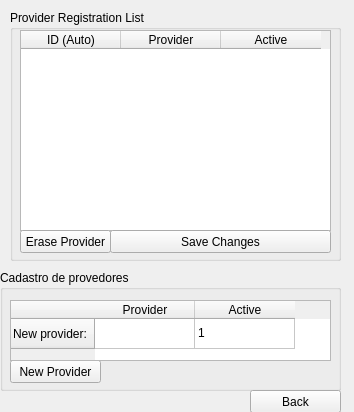
<?xml version="1.0" encoding="UTF-8"?>
<ui version="4.0">
 <class>Form</class>
 <widget class="QWidget" name="Form">
  <property name="windowModality">
   <enum>Qt::ApplicationModal</enum>
  </property>
  <property name="geometry">
   <rect>
    <x>0</x>
    <y>0</y>
    <width>354</width>
    <height>412</height>
   </rect>
  </property>
  <property name="focusPolicy">
   <enum>Qt::NoFocus</enum>
  </property>
  <property name="windowTitle">
   <string>Register Provider</string>
  </property>
  <widget class="QGroupBox" name="groupBox">
   <property name="geometry">
    <rect>
     <x>10</x>
     <y>10</y>
     <width>331</width>
     <height>251</height>
    </rect>
   </property>
   <property name="title">
    <string>Provider Registration List</string>
   </property>
   <widget class="QTableWidget" name="tableWidget">
    <property name="geometry">
     <rect>
      <x>10</x>
      <y>20</y>
      <width>311</width>
      <height>201</height>
     </rect>
    </property>
    <property name="editTriggers">
     <set>QAbstractItemView::DoubleClicked|QAbstractItemView::SelectedClicked</set>
    </property>
    <property name="selectionBehavior">
     <enum>QAbstractItemView::SelectRows</enum>
    </property>
    <column>
     <property name="text">
      <string>ID (Auto)</string>
     </property>
    </column>
    <column>
     <property name="text">
      <string>Provider</string>
     </property>
    </column>
    <column>
     <property name="text">
      <string>Active</string>
     </property>
    </column>
   </widget>
   <widget class="QPushButton" name="pushButton_9">
    <property name="geometry">
     <rect>
      <x>10</x>
      <y>220</y>
      <width>91</width>
      <height>23</height>
     </rect>
    </property>
    <property name="text">
     <string>Erase Provider</string>
    </property>
   </widget>
   <widget class="QPushButton" name="pushButton_10">
    <property name="geometry">
     <rect>
      <x>100</x>
      <y>220</y>
      <width>221</width>
      <height>23</height>
     </rect>
    </property>
    <property name="text">
     <string>Save Changes</string>
    </property>
   </widget>
  </widget>
  <widget class="QGroupBox" name="groupBox_3">
   <property name="geometry">
    <rect>
     <x>0</x>
     <y>270</y>
     <width>341</width>
     <height>121</height>
    </rect>
   </property>
   <property name="title">
    <string>Cadastro de provedores</string>
   </property>
   <widget class="QPushButton" name="pushButton_8">
    <property name="geometry">
     <rect>
      <x>10</x>
      <y>90</y>
      <width>91</width>
      <height>23</height>
     </rect>
    </property>
    <property name="text">
     <string>New Provider</string>
    </property>
   </widget>
   <widget class="QTableWidget" name="tableWidget_2">
    <property name="geometry">
     <rect>
      <x>10</x>
      <y>30</y>
      <width>321</width>
      <height>61</height>
     </rect>
    </property>
    <property name="editTriggers">
     <set>QAbstractItemView::DoubleClicked|QAbstractItemView::SelectedClicked</set>
    </property>
    <property name="selectionBehavior">
     <enum>QAbstractItemView::SelectRows</enum>
    </property>
    <row>
     <property name="text">
      <string>New provider:</string>
     </property>
    </row>
    <column>
     <property name="text">
      <string>Provider</string>
     </property>
    </column>
    <column>
     <property name="text">
      <string>Active</string>
     </property>
    </column>
    <item row="0" column="1">
     <property name="text">
      <string>1</string>
     </property>
    </item>
   </widget>
  </widget>
  <widget class="QPushButton" name="pushButton_6">
   <property name="geometry">
    <rect>
     <x>250</x>
     <y>390</y>
     <width>91</width>
     <height>23</height>
    </rect>
   </property>
   <property name="text">
    <string>Back</string>
   </property>
  </widget>
 </widget>
 <resources/>
 <connections/>
</ui>
